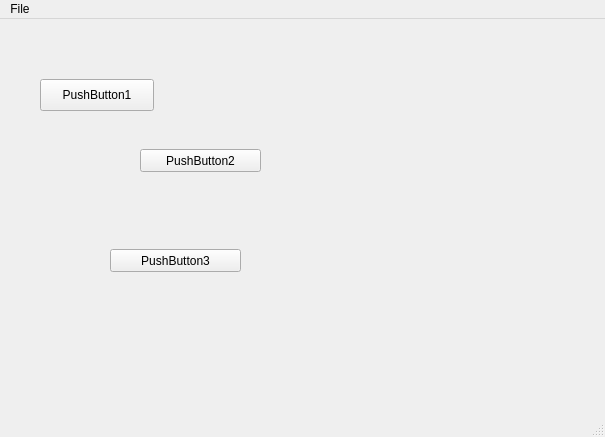
<?xml version="1.0" encoding="UTF-8"?>
<ui version="4.0">
 <class>MainWindow</class>
 <widget class="QMainWindow" name="MainWindow">
  <property name="geometry">
   <rect>
    <x>0</x>
    <y>0</y>
    <width>605</width>
    <height>437</height>
   </rect>
  </property>
  <property name="windowTitle">
   <string>MainWindow</string>
  </property>
  <widget class="QWidget" name="centralWidget">
   <widget class="QPushButton" name="pushButton">
    <property name="geometry">
     <rect>
      <x>40</x>
      <y>60</y>
      <width>114</width>
      <height>32</height>
     </rect>
    </property>
    <property name="text">
     <string>PushButton1</string>
    </property>
   </widget>
   <widget class="QPushButton" name="pushButton_2">
    <property name="geometry">
     <rect>
      <x>140</x>
      <y>130</y>
      <width>121</width>
      <height>23</height>
     </rect>
    </property>
    <property name="text">
     <string>PushButton2</string>
    </property>
   </widget>
   <widget class="QPushButton" name="pushButton_3">
    <property name="geometry">
     <rect>
      <x>110</x>
      <y>230</y>
      <width>131</width>
      <height>23</height>
     </rect>
    </property>
    <property name="text">
     <string>PushButton3</string>
    </property>
   </widget>
  </widget>
  <widget class="QStatusBar" name="statusBar"/>
  <widget class="QMenuBar" name="menuBar">
   <property name="geometry">
    <rect>
     <x>0</x>
     <y>0</y>
     <width>605</width>
     <height>20</height>
    </rect>
   </property>
   <widget class="QMenu" name="menuFile">
    <property name="title">
     <string>File</string>
    </property>
    <addaction name="actionQuit"/>
   </widget>
   <addaction name="menuFile"/>
  </widget>
  <action name="actionQuit">
   <property name="text">
    <string>Quit</string>
   </property>
  </action>
 </widget>
 <layoutdefault spacing="6" margin="11"/>
 <resources/>
 <connections>
  <connection>
   <sender>actionQuit</sender>
   <signal>triggered()</signal>
   <receiver>MainWindow</receiver>
   <slot>close()</slot>
   <hints>
    <hint type="sourcelabel">
     <x>-1</x>
     <y>-1</y>
    </hint>
    <hint type="destinationlabel">
     <x>302</x>
     <y>218</y>
    </hint>
   </hints>
  </connection>
 </connections>
 <slots>
  <slot>checkbox_on()</slot>
  <slot>checkbox_off()</slot>
  <slot>whatever()</slot>
 </slots>
</ui>
